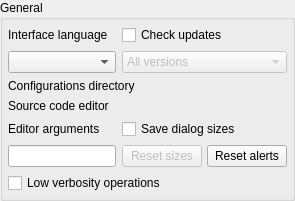
       <widget class="QGroupBox" name="general_gb">
        <property name="sizePolicy">
         <sizepolicy hsizetype="Expanding" vsizetype="Preferred">
          <horstretch>0</horstretch>
          <verstretch>0</verstretch>
         </sizepolicy>
        </property>
        <property name="minimumSize">
         <size>
          <width>0</width>
          <height>0</height>
         </size>
        </property>
        <property name="title">
         <string>General</string>
        </property>
        <property name="flat">
         <bool>false</bool>
        </property>
        <layout class="QGridLayout" name="gridLayout_8">
         <property name="leftMargin">
          <number>5</number>
         </property>
         <property name="topMargin">
          <number>5</number>
         </property>
         <property name="rightMargin">
          <number>5</number>
         </property>
         <property name="bottomMargin">
          <number>5</number>
         </property>
         <item row="2" column="0" colspan="2">
          <layout class="QVBoxLayout" name="source_editor_lt">
           <item>
            <widget class="QLabel" name="label_3">
             <property name="text">
              <string>Source code editor</string>
             </property>
            </widget>
           </item>
          </layout>
         </item>
         <item row="0" column="1">
          <layout class="QVBoxLayout" name="verticalLayout_2">
           <item>
            <widget class="QCheckBox" name="check_update_chk">
             <property name="sizePolicy">
              <sizepolicy hsizetype="Preferred" vsizetype="Fixed">
               <horstretch>0</horstretch>
               <verstretch>0</verstretch>
              </sizepolicy>
             </property>
             <property name="toolTip">
              <string>Check for new version on server at startup</string>
             </property>
             <property name="text">
              <string>Check updates</string>
             </property>
             <property name="checked">
              <bool>false</bool>
             </property>
            </widget>
           </item>
           <item>
            <widget class="QComboBox" name="check_versions_cmb">
             <property name="enabled">
              <bool>false</bool>
             </property>
             <property name="sizePolicy">
              <sizepolicy hsizetype="Preferred" vsizetype="Fixed">
               <horstretch>0</horstretch>
               <verstretch>0</verstretch>
              </sizepolicy>
             </property>
             <property name="iconSize">
              <size>
               <width>28</width>
               <height>28</height>
              </size>
             </property>
             <item>
              <property name="text">
               <string>All versions</string>
              </property>
             </item>
             <item>
              <property name="text">
               <string>Stable and beta versions</string>
              </property>
             </item>
             <item>
              <property name="text">
               <string>Stable version only</string>
              </property>
             </item>
            </widget>
           </item>
          </layout>
         </item>
         <item row="4" column="0" colspan="2">
          <widget class="QCheckBox" name="low_verbosity_chk">
           <property name="sizePolicy">
            <sizepolicy hsizetype="Expanding" vsizetype="Fixed">
             <horstretch>0</horstretch>
             <verstretch>0</verstretch>
            </sizepolicy>
           </property>
           <property name="toolTip">
            <string>&lt;p&gt;Reduces the verbosity by displaying only key info messages and errors. This option causes less rendering operations when displaying progress messages and, as a consequence, it makes processes run faster.&lt;/p&gt;</string>
           </property>
           <property name="statusTip">
            <string/>
           </property>
           <property name="text">
            <string>Low verbosity operations</string>
           </property>
          </widget>
         </item>
         <item row="1" column="0" colspan="2">
          <layout class="QVBoxLayout" name="confs_dir_lt">
           <item>
            <widget class="QLabel" name="label_2">
             <property name="text">
              <string>Configurations directory</string>
             </property>
            </widget>
           </item>
          </layout>
         </item>
         <item row="0" column="0">
          <layout class="QVBoxLayout" name="ui_lang_lt">
           <item>
            <widget class="QLabel" name="label_5">
             <property name="text">
              <string>Interface language</string>
             </property>
             <property name="buddy">
              <cstring>custom_page_sz_grp</cstring>
             </property>
            </widget>
           </item>
           <item>
            <widget class="QComboBox" name="ui_language_cmb">
             <property name="toolTip">
              <string>Overrides the default user interface language defined by the system. Requires restarting the program. &lt;strong&gt;NOTE:&lt;/strong&gt; UI translations are third party collaborations thus any typo or mistake should be reported directly to their respective maintainers.</string>
             </property>
             <property name="statusTip">
              <string/>
             </property>
             <property name="sizeAdjustPolicy">
              <enum>QComboBox::SizeAdjustPolicy::AdjustToContentsOnFirstShow</enum>
             </property>
             <property name="iconSize">
              <size>
               <width>28</width>
               <height>28</height>
              </size>
             </property>
            </widget>
           </item>
          </layout>
         </item>
         <item row="3" column="1">
          <layout class="QVBoxLayout" name="verticalLayout">
           <item>
            <widget class="QCheckBox" name="save_restore_geometry_chk">
             <property name="sizePolicy">
              <sizepolicy hsizetype="Preferred" vsizetype="Fixed">
               <horstretch>0</horstretch>
               <verstretch>0</verstretch>
              </sizepolicy>
             </property>
             <property name="text">
              <string>Save dialog sizes</string>
             </property>
            </widget>
           </item>
           <item>
            <layout class="QHBoxLayout" name="horizontalLayout_6">
             <property name="spacing">
              <number>5</number>
             </property>
             <item>
              <widget class="QPushButton" name="reset_sizes_btn">
               <property name="enabled">
                <bool>false</bool>
               </property>
               <property name="sizePolicy">
                <sizepolicy hsizetype="Fixed" vsizetype="Preferred">
                 <horstretch>0</horstretch>
                 <verstretch>0</verstretch>
                </sizepolicy>
               </property>
               <property name="maximumSize">
                <size>
                 <width>16777215</width>
                 <height>16777215</height>
                </size>
               </property>
               <property name="focusPolicy">
                <enum>Qt::FocusPolicy::StrongFocus</enum>
               </property>
               <property name="toolTip">
                <string>Reset the dialogs sizes and positions to their default values.</string>
               </property>
               <property name="text">
                <string>Reset sizes</string>
               </property>
               <property name="icon">
                <iconset resource="../../res/resources.qrc">
                 <normaloff>:/icons/icons/resetsizes.png</normaloff>:/icons/icons/resetsizes.png</iconset>
               </property>
               <property name="iconSize">
                <size>
                 <width>25</width>
                 <height>25</height>
                </size>
               </property>
              </widget>
             </item>
             <item>
              <widget class="QPushButton" name="reset_alerts_choices_btn">
               <property name="enabled">
                <bool>true</bool>
               </property>
               <property name="sizePolicy">
                <sizepolicy hsizetype="Fixed" vsizetype="Preferred">
                 <horstretch>0</horstretch>
                 <verstretch>0</verstretch>
                </sizepolicy>
               </property>
               <property name="maximumSize">
                <size>
                 <width>16777215</width>
                 <height>16777215</height>
                </size>
               </property>
               <property name="focusPolicy">
                <enum>Qt::FocusPolicy::StrongFocus</enum>
               </property>
               <property name="toolTip">
                <string>&lt;p&gt;Reset alert statuses/choices regarding the unsaved models, the open SQL execution tabs, and the usage of the disambiguation convention for duplicated object names.&lt;/p&gt;</string>
               </property>
               <property name="text">
                <string>Reset alerts</string>
               </property>
               <property name="icon">
                <iconset resource="../../res/resources.qrc">
                 <normaloff>:/icons/icons/resetalerts.png</normaloff>:/icons/icons/resetalerts.png</iconset>
               </property>
               <property name="iconSize">
                <size>
                 <width>25</width>
                 <height>25</height>
                </size>
               </property>
              </widget>
             </item>
            </layout>
           </item>
          </layout>
         </item>
         <item row="3" column="0">
          <layout class="QVBoxLayout" name="editor_args_lt">
           <item>
            <widget class="QLabel" name="label_4">
             <property name="text">
              <string>Editor arguments</string>
             </property>
            </widget>
           </item>
           <item>
            <widget class="QLineEdit" name="source_editor_args_edt">
             <property name="sizePolicy">
              <sizepolicy hsizetype="Preferred" vsizetype="Fixed">
               <horstretch>0</horstretch>
               <verstretch>0</verstretch>
              </sizepolicy>
             </property>
             <property name="toolTip">
              <string/>
             </property>
             <property name="readOnly">
              <bool>false</bool>
             </property>
             <property name="clearButtonEnabled">
              <bool>true</bool>
             </property>
            </widget>
           </item>
          </layout>
         </item>
        </layout>
       </widget>
